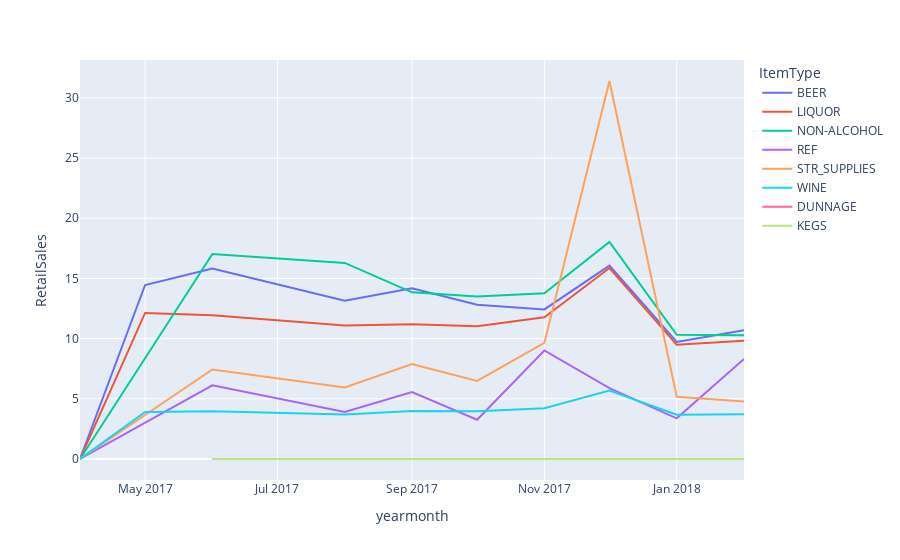

The notebook cell saved with this chart:
### Markdown cell above
## 5. Create a multi-line chart that shows Retail Sales summed by Item Type over time (Year & Month).

*Hint: There should be a line representing each Item Type.*

### Code cell
df_rsit = data
df_rsit['yearmonthraw'] = df_rsit.Year*100+df_rsit.Month
df_rsit['yearmonth'] = pd.to_datetime(df_rsit['yearmonthraw'], format='%Y%m')  

salespermonth = df_rsit[['RetailSales','yearmonth','ItemType']].groupby(['yearmonth','ItemType']).mean().reset_index()
px.line(salespermonth,x='yearmonth', y ="RetailSales",color="ItemType")

### Figure 1 — Plotly figure (JSON) as saved in the notebook; plotly's stock layout.template omitted (floating-point values rounded to 4 significant figures)
{"data": [{"hovertemplate": "ItemType=BEER<br>yearmonth=%{x}<br>RetailSales=%{y}<extra></extra>", "legendgroup": "BEER", "line": {"color": "#636efa", "dash": "solid"}, "mode": "lines", "name": "BEER", "orientation": "v", "showlegend": true, "type": "scatter", "x": ["2017-04-01T00:00:00", "2017-05-01T00:00:00", "2017-06-01T00:00:00", "2017-08-01T00:00:00", "2017-09-01T00:00:00", "2017-10-01T00:00:00", "2017-11-01T00:00:00", "2017-12-01T00:00:00", "2018-01-01T00:00:00", "2018-02-01T00:00:00"], "xaxis": "x", "y": [0, 14.46, 15.83, 13.15, 14.18, 12.82, 12.43, 16.07, 9.728, 10.69], "yaxis": "y"}, {"hovertemplate": "ItemType=LIQUOR<br>yearmonth=%{x}<br>RetailSales=%{y}<extra></extra>", "legendgroup": "LIQUOR", "line": {"color": "#EF553B", "dash": "solid"}, "mode": "lines", "name": "LIQUOR", "orientation": "v", "showlegend": true, "type": "scatter", "x": ["2017-04-01T00:00:00", "2017-05-01T00:00:00", "2017-06-01T00:00:00", "2017-08-01T00:00:00", "2017-09-01T00:00:00", "2017-10-01T00:00:00", "2017-11-01T00:00:00", "2017-12-01T00:00:00", "2018-01-01T00:00:00", "2018-02-01T00:00:00"], "xaxis": "x", "y": [0, 12.14, 11.94, 11.09, 11.19, 11.02, 11.77, 15.87, 9.486, 9.817], "yaxis": "y"}, {"hovertemplate": "ItemType=NON-ALCOHOL<br>yearmonth=%{x}<br>RetailSales=%{y}<extra></extra>", "legendgroup": "NON-ALCOHOL", "line": {"color": "#00cc96", "dash": "solid"}, "mode": "lines", "name": "NON-ALCOHOL", "orientation": "v", "showlegend": true, "type": "scatter", "x": ["2017-04-01T00:00:00", "2017-06-01T00:00:00", "2017-08-01T00:00:00", "2017-09-01T00:00:00", "2017-10-01T00:00:00", "2017-11-01T00:00:00", "2017-12-01T00:00:00", "2018-01-01T00:00:00", "2018-02-01T00:00:00"], "xaxis": "x", "y": [0, 17.03, 16.29, 13.85, 13.51, 13.77, 18.03, 10.31, 10.29], "yaxis": "y"}, {"hovertemplate": "ItemType=REF<br>yearmonth=%{x}<br>RetailSales=%{y}<extra></extra>", "legendgroup": "REF", "line": {"color": "#ab63fa", "dash": "solid"}, "mode": "lines", "name": "REF", "orientation": "v", "showlegend": true, "type": "scatter", "x": ["2017-04-01T00:00:00", "2017-06-01T00:00:00", "2017-08-01T00:00:00", "2017-09-01T00:00:00", "2017-10-01T00:00:00", "2017-11-01T00:00:00", "2017-12-01T00:00:00", "2018-01-01T00:00:00", "2018-02-01T00:00:00"], "xaxis": "x", "y": [0, 6.12, 3.908, 5.554, 3.26, 9.016, 5.887, 3.38, 8.304], "yaxis": "y"}, {"hovertemplate": "ItemType=STR_SUPPLIES<br>yearmonth=%{x}<br>RetailSales=%{y}<extra></extra>", "legendgroup": "STR_SUPPLIES", "line": {"color": "#FFA15A", "dash": "solid"}, "mode": "lines", "name": "STR_SUPPLIES", "orientation": "v", "showlegend": true, "type": "scatter", "x": ["2017-04-01T00:00:00", "2017-06-01T00:00:00", "2017-08-01T00:00:00", "2017-09-01T00:00:00", "2017-10-01T00:00:00", "2017-11-01T00:00:00", "2017-12-01T00:00:00", "2018-01-01T00:00:00", "2018-02-01T00:00:00"], "xaxis": "x", "y": [0, 7.435, 5.949, 7.887, 6.491, 9.642, 31.4, 5.176, 4.776], "yaxis": "y"}, {"hovertemplate": "ItemType=WINE<br>yearmonth=%{x}<br>RetailSales=%{y}<extra></extra>", "legendgroup": "WINE", "line": {"color": "#19d3f3", "dash": "solid"}, "mode": "lines", "name": "WINE", "orientation": "v", "showlegend": true, "type": "scatter", "x": ["2017-04-01T00:00:00", "2017-05-01T00:00:00", "2017-06-01T00:00:00", "2017-08-01T00:00:00", "2017-09-01T00:00:00", "2017-10-01T00:00:00", "2017-11-01T00:00:00", "2017-12-01T00:00:00", "2018-01-01T00:00:00", "2018-02-01T00:00:00"], "xaxis": "x", "y": [0, 3.913, 3.964, 3.689, 3.991, 3.958, 4.211, 5.682, 3.679, 3.721], "yaxis": "y"}, {"hovertemplate": "ItemType=DUNNAGE<br>yearmonth=%{x}<br>RetailSales=%{y}<extra></extra>", "legendgroup": "DUNNAGE", "line": {"color": "#FF6692", "dash": "solid"}, "mode": "lines", "name": "DUNNAGE", "orientation": "v", "showlegend": true, "type": "scatter", "x": ["2017-06-01T00:00:00", "2017-08-01T00:00:00", "2017-09-01T00:00:00", "2017-10-01T00:00:00", "2017-11-01T00:00:00", "2017-12-01T00:00:00", "2018-01-01T00:00:00", "2018-02-01T00:00:00"], "xaxis": "x", "y": [0, 0, 0, 0, 0, 0, 0, 0], "yaxis": "y"}, {"hovertemplate": "ItemType=KEGS<br>yearmonth=%{x}<br>RetailSales=%{y}<extra></extra>", "legendgroup": "KEGS", "line": {"color": "#B6E880", "dash": "solid"}, "mode": "lines", "name": "KEGS", "orientation": "v", "showlegend": true, "type": "scatter", "x": ["2017-06-01T00:00:00", "2017-08-01T00:00:00", "2017-09-01T00:00:00", "2017-10-01T00:00:00", "2017-11-01T00:00:00", "2017-12-01T00:00:00", "2018-01-01T00:00:00", "2018-02-01T00:00:00"], "xaxis": "x", "y": [0, 0, 0, 0, 0, 0, 0, 0], "yaxis": "y"}], "layout": {"autosize": true, "legend": {"title": {"text": "ItemType"}, "tracegroupgap": 0}, "margin": {"t": 60}, "xaxis": {"anchor": "y", "autorange": true, "domain": [0, 1], "range": ["2017-04-01", "2018-02-01"], "title": {"text": "yearmonth"}, "type": "date"}, "yaxis": {"anchor": "x", "autorange": true, "domain": [0, 1], "range": [-1.745, 33.15], "title": {"text": "RetailSales"}, "type": "linear"}}}
